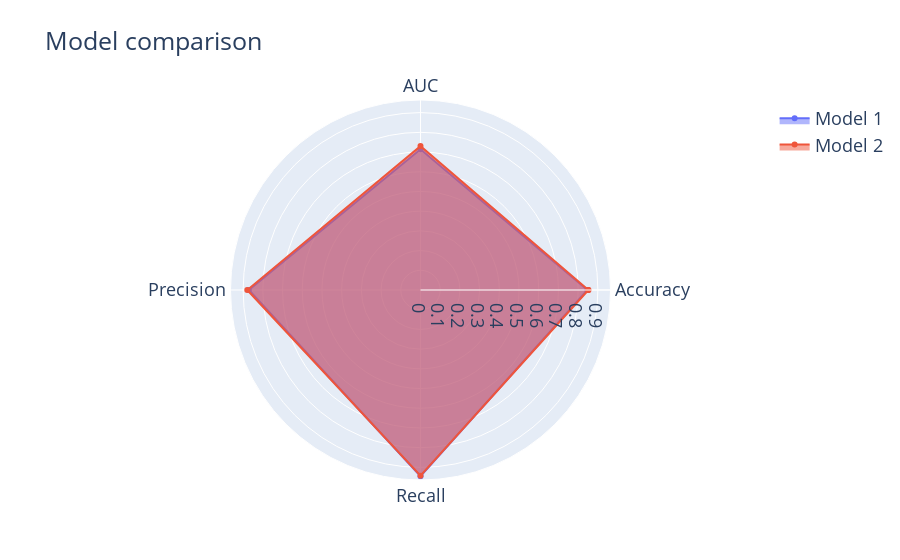

The code cell stored with this chart in its notebook:
### Markdown cell above
### H1N1 Production Model 
XGBoost: Accuracy: 0.8518, AUC: 0.730, Precision: 0.879, Recall: 0.942

XGBoost on abridged survey:
Accuracy: 0.847
AUC: 0.714
Precision: 0.871
Recall:  0.945

### Code cell
#H1N1 PRODUCTION MODELS
categories = [ "Accuracy","AUC", "Precision","Recall" ]
categories = [*categories, categories[0]]
#XGBoost on 15 selected features 
Model_1 = [0.847,0.714,0.871,0.945]
#XGBoost 
Model_2 = [0.8518,0.730,0.879,0.942]

Model_1 = [*Model_1, Model_1[0]]
Model_2 = [*Model_2, Model_2[0]]



fig = go.Figure(
    data=[
        go.Scatterpolar(r=Model_1, theta=categories, fill='toself', name='Model 1'),
        go.Scatterpolar(r=Model_2, theta=categories, fill='toself', name='Model 2'),
        
    ],
    layout=go.Layout(
        title=go.layout.Title(text='Model comparison'),
        polar={'radialaxis': {'visible': True}},
        showlegend=True)
)
fig.update_layout(font=dict(size=18))


fig

### Figure 1 — Plotly figure (JSON) as saved in the notebook; plotly's stock layout.template omitted (floating-point values rounded to 4 significant figures)
{"data": [{"fill": "toself", "name": "Model 1", "r": [0.847, 0.714, 0.871, 0.945, 0.847], "theta": ["Accuracy", "AUC", "Precision", "Recall", "Accuracy"], "type": "scatterpolar"}, {"fill": "toself", "name": "Model 2", "r": [0.8518, 0.73, 0.879, 0.942, 0.8518], "theta": ["Accuracy", "AUC", "Precision", "Recall", "Accuracy"], "type": "scatterpolar"}], "layout": {"font": {"size": 18}, "polar": {"radialaxis": {"visible": true}}, "showlegend": true, "title": {"text": "Model comparison"}}}
